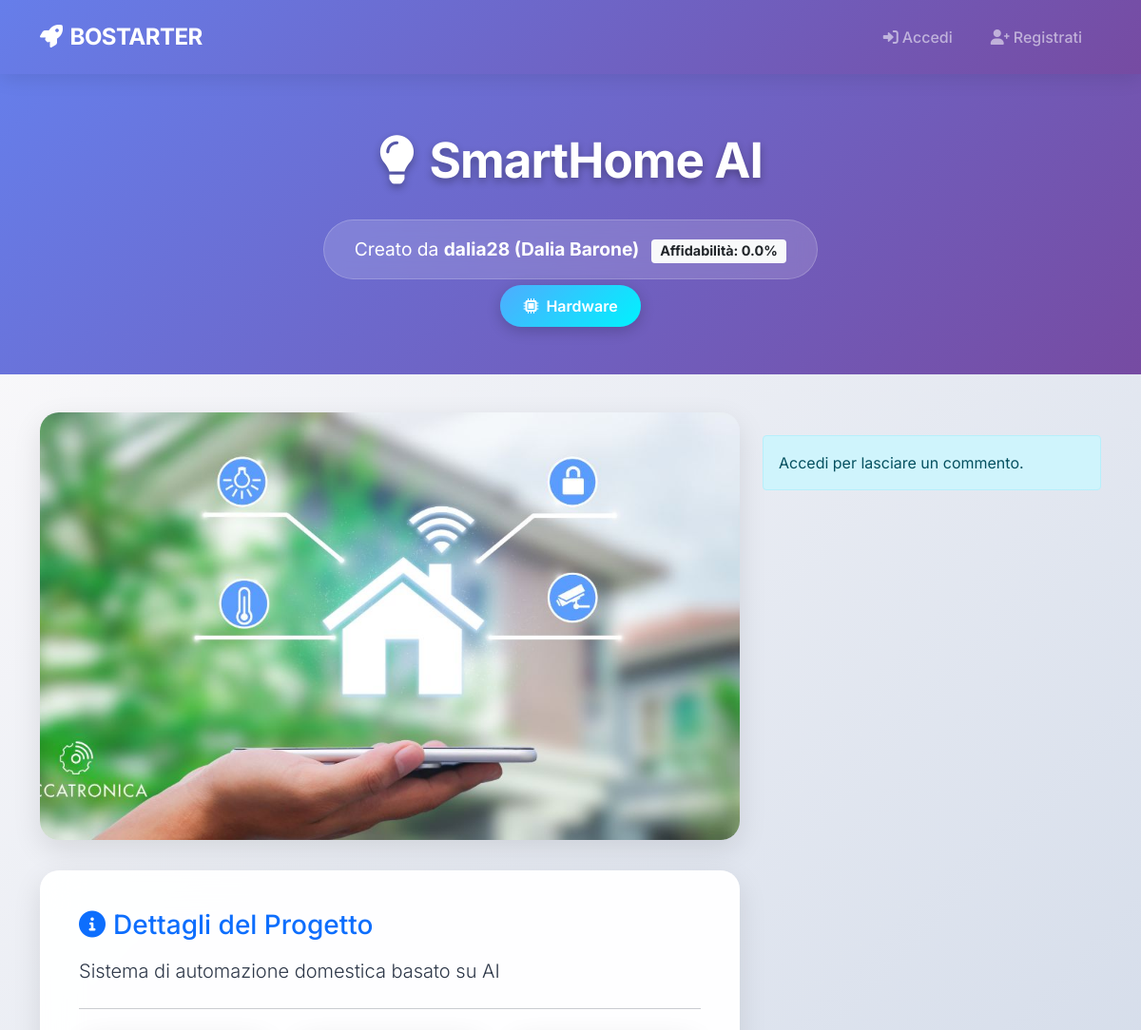
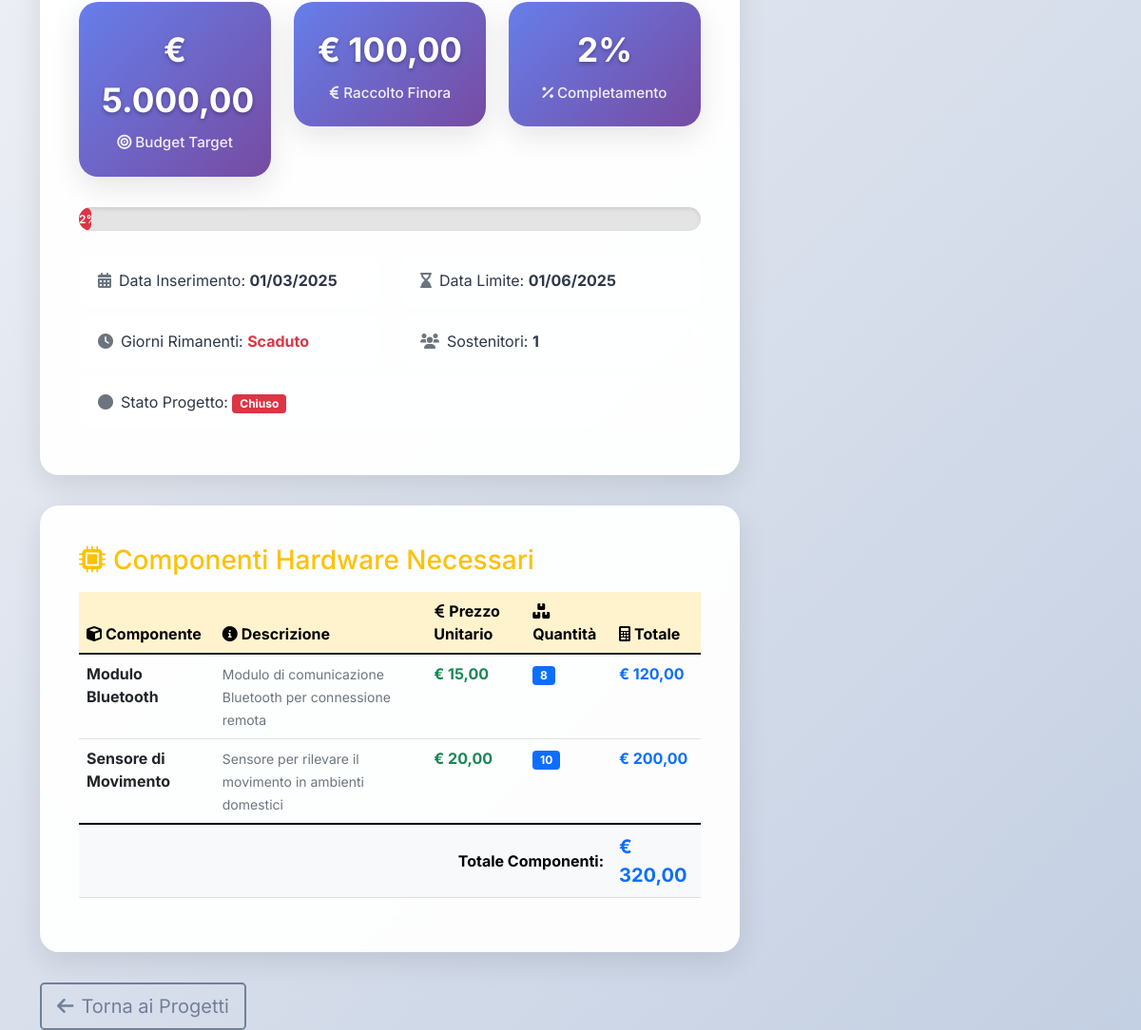
The app's page /public/projects/project_detail.php?name=SmartHome+AI with its own data (2 pictures, top to bottom).
### tables this page shows
CREATE TABLE PROGETTO(
    Nome                VARCHAR(100) PRIMARY KEY,
    Descrizione         TEXT NOT NULL,
    Data_Inserimento    DATE NOT NULL,
    Stato               ENUM('aperto', 'chiuso')NOT NULL DEFAULT 'aperto',
    Budget              DECIMAL(10,2) NOT NULL,
    Data_Limite         DATE NOT NULL,
    Tipo                ENUM('Hardware', 'Software') NOT NULL,
    Email_Creatore      VARCHAR(100) NOT NULL,
    FOREIGN KEY (Email_Creatore) REFERENCES CREATORE(Email) ON DELETE CASCADE
);

CREATE TABLE UTENTE(
    Email               VARCHAR(100) PRIMARY KEY,
    Nickname            VARCHAR(50) UNIQUE NOT NULL,
    Password            VARCHAR(255) NOT NULL,
    Nome                VARCHAR(50) NOT NULL,
    Cognome             VARCHAR(50) NOT NULL,
    Anno_Di_Nascita     DATE NOT NULL,
    Luogo_Di_Nascita    VARCHAR(100) NOT NULL
);

CREATE TABLE CREATORE (
    Email           VARCHAR(100) PRIMARY KEY,
    Nr_Progetti     INT DEFAULT 0,
    Affidabilita    FLOAT DEFAULT 0,
    FOREIGN KEY (Email) REFERENCES UTENTE(Email) ON DELETE CASCADE
);

CREATE TABLE COMPONENTE(
    ID              INT AUTO_INCREMENT PRIMARY KEY,
    Nome            VARCHAR(100),
    Descrizione     TEXT NOT NULL,
    Prezzo          DECIMAL(10,2) NOT NULL,
    Quantita        INT NOT NULL,
    Nome_Progetto   VARCHAR(100) NOT NULL,
    FOREIGN KEY (Nome_Progetto) REFERENCES PROGETTO(Nome) ON DELETE CASCADE
);

### public/projects/project_detail.php (the view, shortened to what the rows shown need)
<?php
require_once '../../config/database.php';
function formatCurrency($amount) {
    return '€ ' . number_format($amount, 2, ',', '.');
}
$nomeProgetto = $_GET['name'];
$db = Database::getInstance();
$db->ensureEventScheduler();
$sql = "
    SELECT
        p.Nome,
        p.Descrizione,
        p.Data_Inserimento,
        p.Stato,
        p.Budget,
        p.Data_Limite,
        p.Tipo,
        p.Email_Creatore,
        u.Nickname AS CreatoreNickname,
        u.Nome AS CreatoreNome,
        u.Cognome AS CreatoreCognome,
        c.Affidabilita,
        COALESCE(SUM(f.Importo), 0) AS Totale_Finanziato,
        COUNT(DISTINCT f.Email_Utente) AS Num_Finanziatori,
        (SELECT percorso FROM FOTO WHERE Nome_Progetto = p.Nome LIMIT 1) AS Foto,
        DATEDIFF(p.Data_Limite, CURDATE()) AS Giorni_Rimanenti
    FROM PROGETTO p
    JOIN CREATORE c ON p.Email_Creatore = c.Email
    JOIN UTENTE u ON c.Email = u.Email
    LEFT JOIN FINANZIAMENTO f ON p.Nome = f.Nome_Progetto
    LEFT JOIN FOTO foto ON p.Nome = foto.Nome_Progetto
    WHERE p.Nome = ?
    GROUP BY p.Nome, p.Descrizione, p.Data_Inserimento, p.Stato, p.Budget, p.Data_Limite, p.Tipo, CreatoreNickname, CreatoreNome, CreatoreCognome, c.Affidabilita, foto.percorso
";
$progetto = $db->fetchOne($sql, [$nomeProgetto]);
if ($progetto && $progetto['Stato'] === 'aperto' && $progetto['Data_Limite'] <= date('Y-m-d')) {
    $db->execute("UPDATE PROGETTO SET Stato = 'chiuso' WHERE Nome = ?", [$nomeProgetto]);
    $progetto['Stato'] = 'chiuso';
}
$percentuale = $progetto['Budget'] > 0 ? round($progetto['Totale_Finanziato'] / $progetto['Budget'] * 100, 1) : 0;
$statoClasse = ($progetto['Stato'] === 'aperto' && $progetto['Giorni_Rimanenti'] > 0 && $percentuale < 100) ? 'success' : 'secondary';
if ($progetto['Stato'] === 'chiuso' || $progetto['Giorni_Rimanenti'] <= 0 || $percentuale >= 100) {
    $statoClasse = 'info';
    if ($progetto['Giorni_Rimanenti'] <= 0 && $percentuale < 100) {
        $statoClasse = 'danger';
    }
}
$componenti = [];
if ($progetto['Tipo'] === 'Hardware') {
    $componenti = $db->fetchAll("
        SELECT ID, Nome, Descrizione, Prezzo, Quantita,
               (Prezzo * Quantita) as Totale
        FROM COMPONENTE
        WHERE Nome_Progetto = ?
        ORDER BY Nome ASC
    ", [$nomeProgetto]);
}
?>
<!DOCTYPE html>
<html lang="it">
<head>
    <link href="https://cdn.jsdelivr.net/npm/bootstrap@5.1.3/dist/css/bootstrap.min.css" rel="stylesheet">
    <link href="https://cdnjs.cloudflare.com/ajax/libs/font-awesome/6.0.0/css/all.min.css" rel="stylesheet">
</head>
<body>
<div class="project-header">
    <div class="container text-center">
        <h1 class="project-title"><i class="fas fa-lightbulb me-3"></i><?= htmlspecialchars($progetto['Nome']) ?></h1>
        <div class="creator-info">
            Creato da
            <strong>
                <?= htmlspecialchars($progetto['CreatoreNickname']) ?>
                (<?= htmlspecialchars($progetto['CreatoreNome'] ?? '') . ' ' . htmlspecialchars($progetto['CreatoreCognome'] ?? '') ?>)
            </strong>
            <span class="badge bg-light text-dark ms-2">
                Affidabilità: <?= number_format($progetto['Affidabilita'] * 100, 1) ?>%
            </span>
        </div>
        <br>
        <span class="type-badge">
            <i class="fas fa-<?= $progetto['Tipo'] === 'Hardware' ? 'microchip' : 'code' ?> me-1"></i>
            <?= htmlspecialchars($progetto['Tipo']) ?>
        </span>
    </div>
</div>
<div class="container">
    <div class="row">
        <div class="col-lg-8">
            <div class="project-details-card fade-in-up">
                <h3 class="mb-3 text-primary"><i class="fas fa-info-circle me-2"></i>Dettagli del Progetto</h3>
                <p class="lead"><?= nl2br(htmlspecialchars($progetto['Descrizione'])) ?></p>
                <hr class="my-4">
                <div class="row text-center">
                    <div class="col-md-4">
                        <div class="stat-box">
                            <div class="value"><?= formatCurrency($progetto['Budget']) ?></div>
                            <div class="label"><i class="fas fa-bullseye me-1"></i>Budget Target</div>
                        </div>
                    </div>
                    <div class="col-md-4">
                    </div>
                    <div class="col-md-4">
                    </div>
                </div>
                <div class="progress mt-3">
                    <div class="progress-bar bg-<?= $statoClasse ?>" role="progressbar"
                         style="width: <?= $percentuale ?>%;"
                         aria-valuenow="<?= $percentuale ?>" aria-valuemin="0" aria-valuemax="100">
                    </div>
                </div>
                <div class="row mt-4">
                    <div class="col-md-6">
                        <div class="info-row">
                            <i class="fas fa-calendar-alt me-2 text-muted"></i>Data Inserimento: <strong><?= date('d/m/Y', strtotime($progetto['Data_Inserimento'])) ?></strong>
                        </div>
                    </div>
                    <div class="col-md-6">
                        <div class="info-row">
                            <i class="fas fa-hourglass-end me-2 text-muted"></i>Data Limite: <strong><?= date('d/m/Y', strtotime($progetto['Data_Limite'])) ?></strong>
                        </div>
                    </div>
                    <div class="col-md-6">
                    </div>
                    <div class="col-md-6">
                    </div>
                    <div class="col-12">
                    </div>
                </div>
            </div>
            <?php if ($progetto['Tipo'] === 'Hardware' && !empty($componenti)): ?>
                <div class="project-details-card fade-in-up">
                    <div class="table-responsive">
                        <table class="table table-hover">
                            <thead class="table-warning">
                                <tr>
                                    <th><i class="fas fa-cube me-1"></i>Componente</th>
                                    <th><i class="fas fa-info-circle me-1"></i>Descrizione</th>
                                    <th><i class="fas fa-euro-sign me-1"></i>Prezzo Unitario</th>
                                    <th><i class="fas fa-boxes me-1"></i>Quantità</th>
                                    <th><i class="fas fa-calculator me-1"></i>Totale</th>
                                </tr>
                            </thead>
                            <tbody>
                                <?php foreach ($componenti as $componente): ?>
                                    <tr>
                                        <td>
                                            <strong><?= htmlspecialchars($componente['Nome']) ?></strong>
                                        </td>
                                        <td>
                                            <small class="text-muted"><?= htmlspecialchars($componente['Descrizione']) ?></small>
                                        </td>
                                        <td>
                                            <span class="text-success fw-bold"><?= formatCurrency($componente['Prezzo']) ?></span>
                                        </td>
                                        <td>
                                            <span class="badge bg-primary"><?= htmlspecialchars($componente['Quantita']) ?></span>
                                        </td>
                                        <td>
                                            <span class="text-primary fw-bold"><?= formatCurrency($componente['Totale']) ?></span>
                                        </td>
                                    </tr>
                                <?php endforeach; ?>
                            </tbody>
                        </table>
                    </div>
                </div>
            <?php endif; ?>
        </div>
    </div>
</div>
</body>
</html>

### records on screen
progetto: Nome "SmartHome AI", utente.Nickname "dalia28", utente.Nome "Dalia", utente.Cognome "Barone", $progetto['Affidabilita']*100 "0.0", Tipo "Hardware", Descrizione "Sistema di automazione domestica basato su AI", Budget "€ 5.000,00", Data_Inserimento "01/03/2025", Data_Limite "01/06/2025"
componente: Nome "Modulo Bluetooth", Descrizione "Modulo di comunicazione Bluetooth per connessione remota", Prezzo "€ 15,00", Quantita "8", Totale "€ 120,00"
componente: Nome "Sensore di Movimento", Descrizione "Sensore per rilevare il movimento in ambienti domestici", Prezzo "€ 20,00", Quantita "10", Totale "€ 200,00"

### other values on screen
formatCurrency($progetto['Totale_Finanziato']) "€ 100,00"
$percentuale "2"
$progetto['Num_Finanziatori'] "1"
$progetto['Stato'] "Chiuso"
formatCurrency($totaleComponenti) "€ 320,00"
